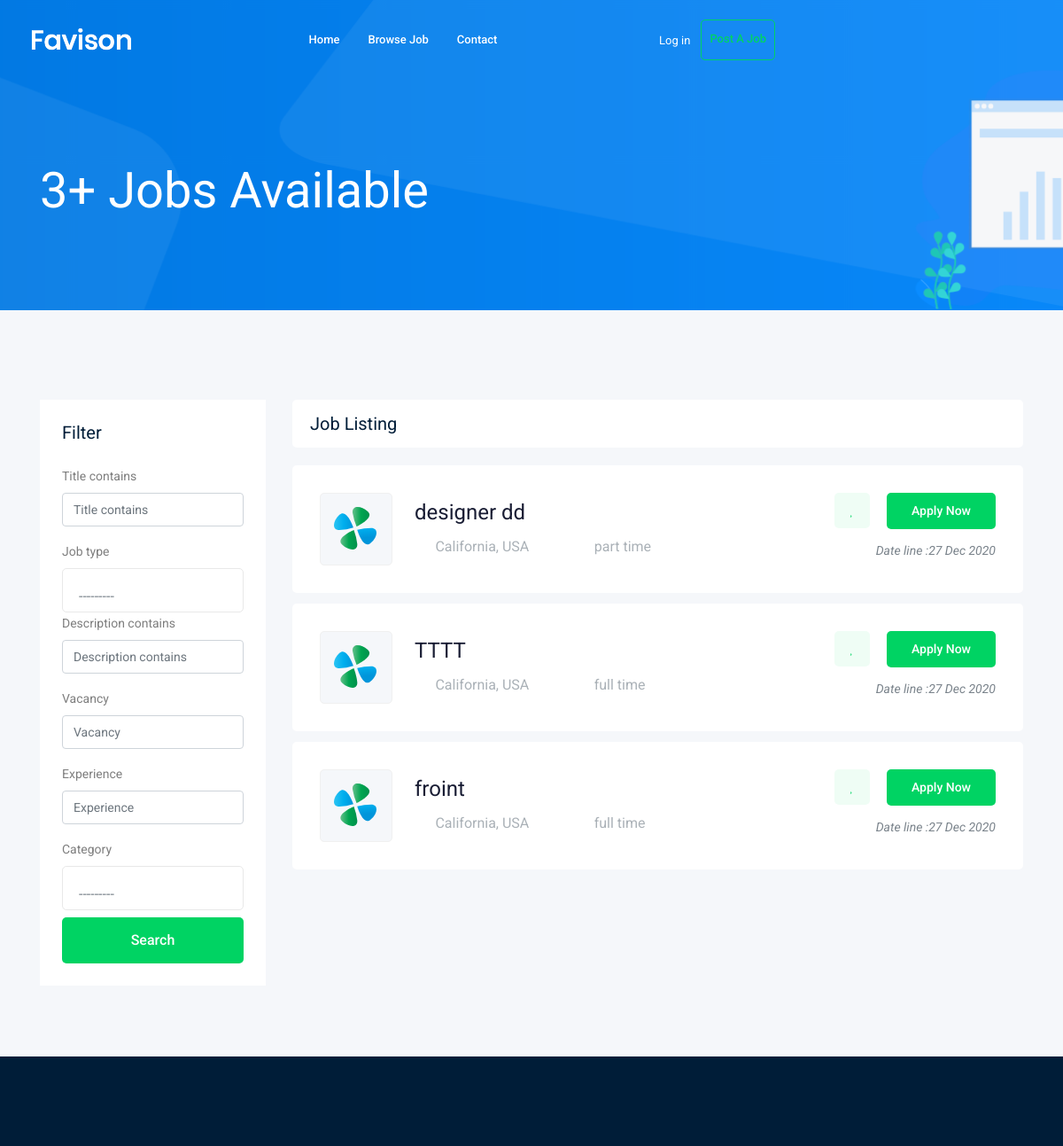
Before: /?page=2 (upper part) with the older database file.
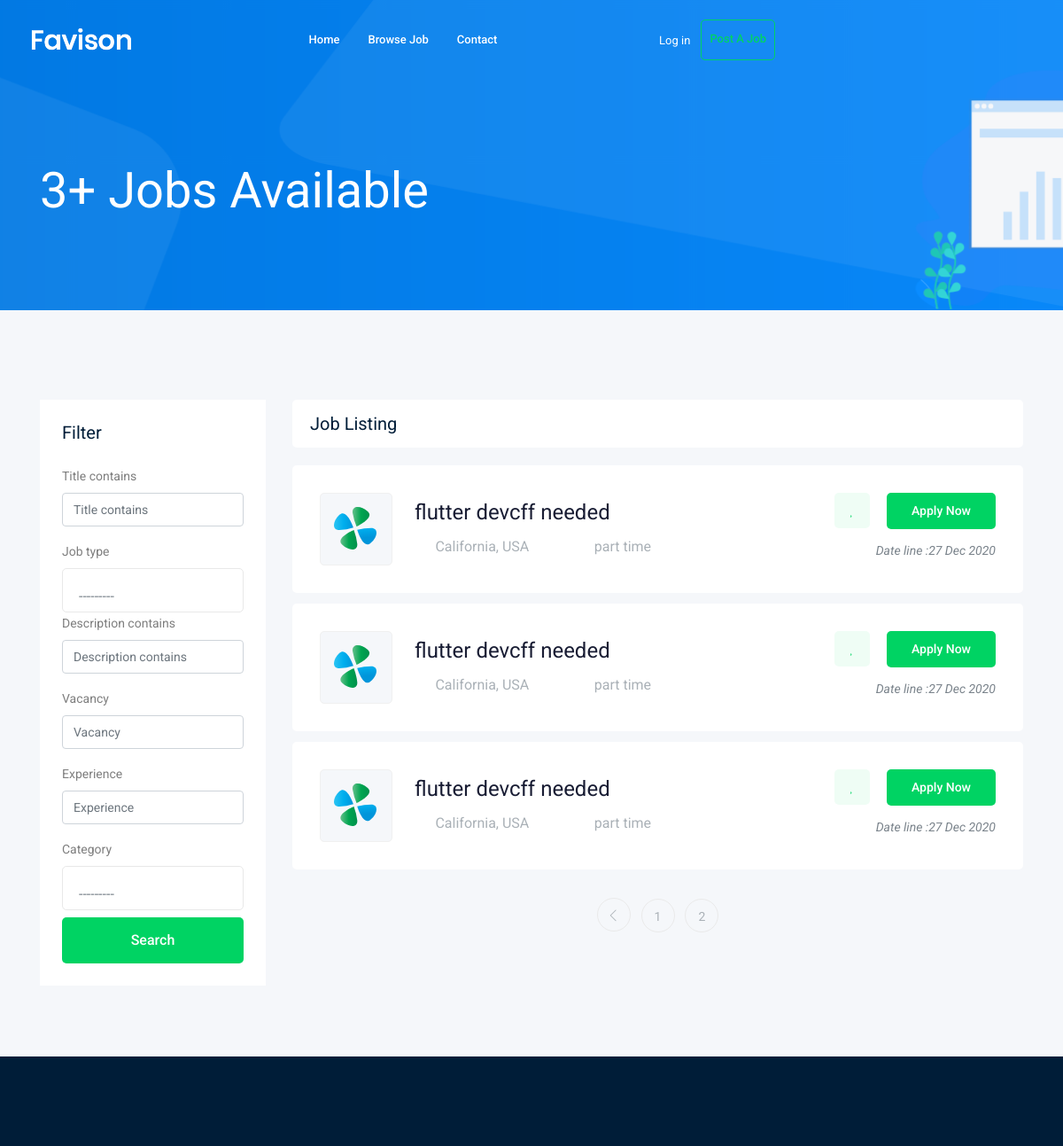
After: the same page with the newer database file.
### job/models.py (models this page shows, shortened)
class Job(models.Model):        #table
    owner=models.ForeignKey(User,related_name="job_owner",on_delete=models.CASCADE)
    title=models.CharField(max_length=100)
    job_type=models.CharField(max_length=15,choices=JOB_TYPE )
    description=models.TextField(max_length=1000)
    published_at=models.DateTimeField(auto_now=True)
    vacancy=models.IntegerField(default=1)
    sallary=models.IntegerField(default=0)
    experience=models.IntegerField(default=0)
    category=models.ForeignKey('Category',on_delete=models.CASCADE)
    image =models.ImageField(upload_to=image_upload)
    slug=models.SlugField(blank=True,null=True)

### job/views.py (the view)
# urls.py: path('',views.job_list,name="job_list"),
def job_list(request):
    job_list=Job.objects.all()
    myfilter=JobFilter(request.GET,queryset=job_list)
    job_list=myfilter.qs
    paginator = Paginator(job_list,5)
    page_number = request.GET.get('page')
    page_obj = paginator.get_page(page_number)
    context={"job_list": page_obj ,'myfilter': myfilter}
    return render(request ,"job/job_list.html", context)

### job/models.py (called while the page is built)
    def __str__(self):
        return self.name

### job/templates/job/job_list.html (shortened to what the changed rows need)
{% extends  'base.html' %}
{% load bootstrap4 %}
{% block body %}
    <div class="job_listing_area plus_padding">
        <div class="container">
            <div class="row">
                <div class="col-lg-9">
                    <div class="job_lists m-0">
                        <div class="row">
                             {% for job in job_list %}
                              <div class="col-lg-12 col-md-12">
                                <div class="single_jobs white-bg d-flex justify-content-between">
                                    <div class="jobs_left d-flex align-items-center">
                                        <div class="thumb">
                                            <img src="img/svg_icon/1.svg" alt="">
                                        </div>
                                        <div class="jobs_conetent">
                                            <a href="{% url 'jobs:job_detail' job.slug %}"><h4>{{job.title}}</h4></a>
                                            <div class="links_locat d-flex align-items-center">
                                                <div class="location">
                                                    <p> <i class="fa fa-map-marker"></i> California, USA</p>
                                                </div>
                                                <div class="location">
                                                    <p> <i class="fa fa-clock-o"></i> {{job.job_type}}</p>
                                                </div>
                                            </div>
                                        </div>
                                    </div>
                                    <div class="jobs_right">
                                        <div class="apply_now">
                                            <a class="heart_mark" href="#"> <i class="fa fa-heart"></i> </a>
                                            <a href="{% url 'jobs:job_detail' job.slug %}" class="boxed-btn3">Apply Now</a>
                                        </div>
                                        <div class="date">
                                            <p>Date line :{{job.published_at|date:'d M o'}}</p>
                                        </div>
                                    </div>
                                </div>
                              </div>
                            {% endfor %}
                        </div>
                            {% if job_list.has_other_pages %}
                                        <div class="row">
                                            <div class="col-lg-12">
                                                <div class="pagination_wrap">
                                                    <ul>
                                                        {% if job_list.has_previous %}
                                                           <li><a href="?page={{ job_list.previous_page_number }}"> <i class="ti-angle-left"></i> </a></li>
                                                        {% endif %}
                                                        {% for i in job_list.paginator.page_range %}
                                                           <li><a href="?page={{i}}"><span>{{i}}</span></a></li>
                                                        {% endfor %}
                                                    </ul>
                                                </div>
                                            </div>
                                        </div>
                            {% endif%}
                    </div>
                </div>
            </div>
        </div>
    </div>
 {%endblock body%}

Changed rows visible on the page:
no longer on this page (row unchanged): Job: title "designer dd", job_type "part time", published_at "27 Dec 2020"
no longer on this page (row unchanged): Job: title "TTTT", job_type "full time", published_at "27 Dec 2020"
no longer on this page (row unchanged): Job: title "froint", job_type "full time", published_at "27 Dec 2020"
added Job: title "flutter devcff needed", job_type "part time", published_at "27 Dec 2020"
added Job: title "flutter devcff needed", job_type "part time", published_at "27 Dec 2020"
added Job: title "flutter devcff needed", job_type "part time", published_at "27 Dec 2020"
Other visible differences:
new list line: "1"
new list line: "2"
